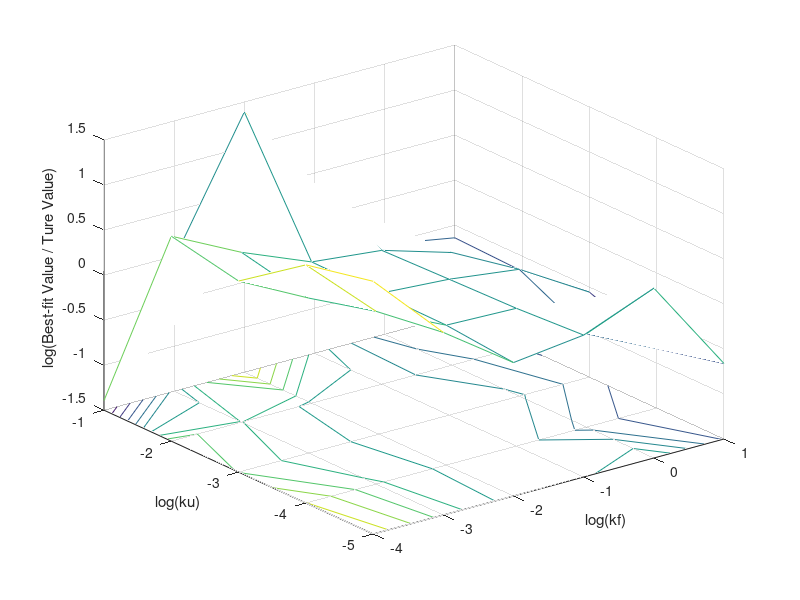

This figure's MATLAB source: (Note: this script raises an error after producing the figure.)
%2005-Apr-08: Best-fit kf: log(Mean/Ture).

[X,Y]=meshgrid(-4:1,-5:-1);
Z=[
   1.305351	0.5267701	-0.01863503	0.07554698	0.3862314	-0.6615435;
1.144055	0.417748	0.05307806	0.02938378	-0.4634416	-0.8382329;
0.621176	0.220892	0.06069803	0.008600175	-0.09189052	-0.5564762;
0.7755859	0.3854871	0.06818604	-0.01442397	-0.2492346	-0.6672924;
-1.392295	-0.0305841	1.388817	0.286980	-0.5005421	-0.6401645
];


meshc(X,Y,Z)


xlabel('log(kf)');
ylabel('log(ku)');
zlabel('log(Best-fit Value / Ture Value)');

COLORBAR('vertical');


%stem3(X,Y,Z,'fill')

%[C,h] = contourf(X,Y,Z);
%label(C,h);
